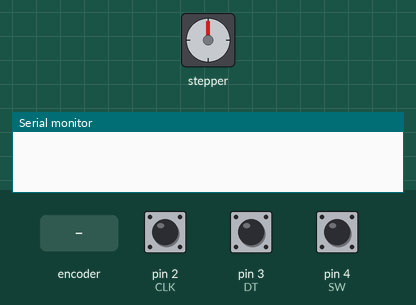
This sketch was run on a simulated Arduino Uno, built with avr-gcc and run on an emulated ATmega328P. On the bench: stepper motor, the last lines printed to the serial monitor. The inputs (shaded band) are chosen by the test bench; at power-on: pin 2 (CLK) HIGH, pin 3 (DT) HIGH, pin 4 (SW) HIGH. Stepper angles assume 100 steps per turn.

Above: at 1.2 s.
1.3 s: rotary encoder on pin 2 (CLK) / pin 3 (DT) turned 3 steps (first pin leading)
At 1.65 s:
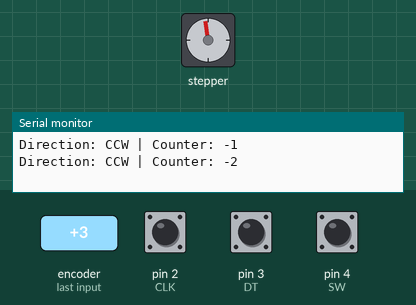
5.0 s: rotary encoder on pin 2 (CLK) / pin 3 (DT) turned 2 steps (second pin leading)
At 5.7 s:
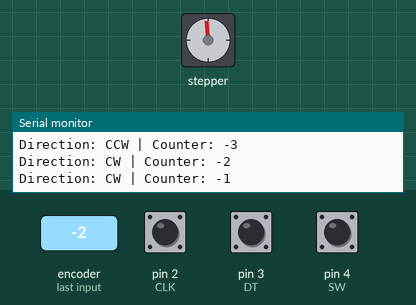
6.9 s: rotary encoder on pin 2 (CLK) / pin 3 (DT) turned 2 steps (second pin leading)
At 8.3 s:
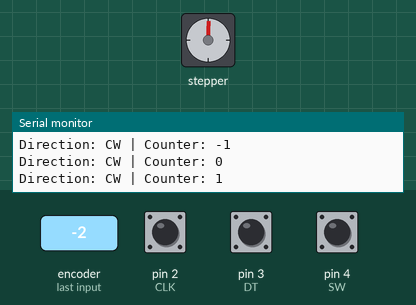
Timing chart, 0 to 9.8 s (numbered marks = the images above; inputs shaded):
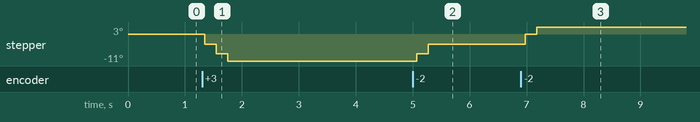

The sketch:

rotary_encoder_stepper.ino
```cpp
// controll a stepper motor with a rotary encoder

#include <Stepper.h>


// Rotary Encoder Inputs
#define CLK 2
#define DT 3
#define SW 4
#define STEPS 100

int counter = 0;
int currentStateCLK;
int lastStateCLK;
String currentDir ="";
unsigned long lastButtonPress = 0;

// initialize the stepper library on pins 8 through 11:
Stepper myStepper(STEPS, 8, 9, 10, 11);

void setup() {

  // Set encoder pins as inputs
  pinMode(CLK,INPUT);
  pinMode(DT,INPUT);
  pinMode(SW, INPUT_PULLUP);

  // Setup Serial Monitor
  Serial.begin(9600);

  // Read the initial state of CLK
  lastStateCLK = digitalRead(CLK);
}

void loop() {

  // Read the current state of CLK
  currentStateCLK = digitalRead(CLK);

  // If last and current state of CLK are different, then pulse occurred
  // React to only 1 state change to avoid double count
  if (currentStateCLK != lastStateCLK  && currentStateCLK == 1){

    // If the DT state is different than the CLK state then
    // the encoder is rotating CCW so decrement
    if (digitalRead(DT) != currentStateCLK) {
      counter --;
      currentDir ="CCW";
      myStepper.step(-1);
    } else {
      // Encoder is rotating CW so increment
      counter ++;
      currentDir ="CW";
      myStepper.step(1);
    }

    Serial.print("Direction: ");
    Serial.print(currentDir);
    Serial.print(" | Counter: ");
    Serial.println(counter);
  }

  // Remember last CLK state
  lastStateCLK = currentStateCLK;

  // Read the button state
  int btnState = digitalRead(SW);

  //If we detect LOW signal, button is pressed
  if (btnState == LOW) {
    //if 50ms have passed since last LOW pulse, it means that the
    //button has been pressed, released and pressed again
    if (millis() - lastButtonPress > 50) {
      Serial.println("Resetting count to 0.");
      // myStepper.step(50);
      counter = 0;
    }

    // Remember last button press event
    lastButtonPress = millis();
  }

  // Put in a slight delay to help debounce the reading
  delay(1);
}
```

Measured:
- after the input at 1.3 s, stepper: turns 11° counter-clockwise in 0.40 s, starting after 0.05 s
- after the input at 5.0 s, stepper: goes -8° 0.20 s, then -4°, starting after 0.08 s
- after the input at 6.9 s, stepper: goes 0° 0.20 s, then 3°, starting after 0.08 s
